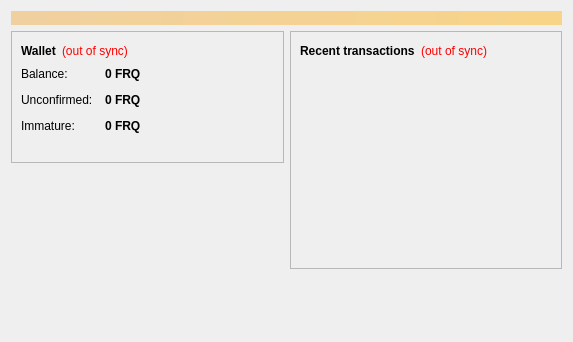
<?xml version="1.0" encoding="UTF-8"?>
<ui version="4.0">
 <class>OverviewPage</class>
 <widget class="QWidget" name="OverviewPage">
  <property name="geometry">
   <rect>
    <x>0</x>
    <y>0</y>
    <width>573</width>
    <height>342</height>
   </rect>
  </property>
  <property name="windowTitle">
   <string>Form</string>
  </property>
  <layout class="QVBoxLayout" name="topLayout">
   <item>
    <widget class="QLabel" name="labelAlerts">
     <property name="visible">
      <bool>false</bool>
     </property>
     <property name="styleSheet">
      <string notr="true">background-color: qlineargradient(x1: 0, y1: 0, x2: 1, y2: 0, stop:0 #F0D0A0, stop:1 #F8D488); color:#000000;</string>
     </property>
     <property name="wordWrap">
      <bool>true</bool>
     </property>
     <property name="margin">
      <number>3</number>
     </property>
    </widget>
   </item>
   <item>
    <layout class="QHBoxLayout" name="horizontalLayout" stretch="1,1">
     <item>
      <layout class="QVBoxLayout" name="verticalLayout_2">
       <item>
        <widget class="QFrame" name="frame">
         <property name="frameShape">
          <enum>QFrame::StyledPanel</enum>
         </property>
         <property name="frameShadow">
          <enum>QFrame::Raised</enum>
         </property>
         <layout class="QVBoxLayout" name="verticalLayout_4">
          <item>
           <layout class="QHBoxLayout" name="horizontalLayout_4">
            <item>
             <widget class="QLabel" name="label_5">
              <property name="font">
               <font>
                <weight>75</weight>
                <bold>true</bold>
               </font>
              </property>
              <property name="text">
               <string>Wallet</string>
              </property>
             </widget>
            </item>
            <item>
             <widget class="QLabel" name="labelWalletStatus">
              <property name="toolTip">
               <string>&lt;html&gt;&lt;head/&gt;&lt;body&gt;&lt;p&gt;The displayed information may be out of date. Your wallet automatically synchronizes with the FairQuark network after a connection is established, but this process has not completed yet.&lt;/p&gt;&lt;/body&gt;&lt;/html&gt;</string>
              </property>
              <property name="styleSheet">
               <string notr="true">QLabel { color: red; }</string>
              </property>
              <property name="text">
               <string notr="true">(out of sync)</string>
              </property>
              <property name="alignment">
               <set>Qt::AlignLeading|Qt::AlignLeft|Qt::AlignVCenter</set>
              </property>
             </widget>
            </item>
            <item>
             <spacer name="horizontalSpacer_2">
              <property name="orientation">
               <enum>Qt::Horizontal</enum>
              </property>
              <property name="sizeHint" stdset="0">
               <size>
                <width>40</width>
                <height>20</height>
               </size>
              </property>
             </spacer>
            </item>
           </layout>
          </item>
          <item>
           <layout class="QFormLayout" name="formLayout_2">
            <property name="fieldGrowthPolicy">
             <enum>QFormLayout::AllNonFixedFieldsGrow</enum>
            </property>
            <property name="horizontalSpacing">
             <number>12</number>
            </property>
            <property name="verticalSpacing">
             <number>12</number>
            </property>
            <item row="0" column="0">
             <widget class="QLabel" name="label">
              <property name="text">
               <string>Balance:</string>
              </property>
             </widget>
            </item>
            <item row="0" column="1">
             <widget class="QLabel" name="labelBalance">
              <property name="font">
               <font>
                <weight>75</weight>
                <bold>true</bold>
               </font>
              </property>
              <property name="cursor">
               <cursorShape>IBeamCursor</cursorShape>
              </property>
              <property name="toolTip">
               <string>Your current balance</string>
              </property>
              <property name="text">
               <string notr="true">0 FRQ</string>
              </property>
              <property name="textInteractionFlags">
               <set>Qt::LinksAccessibleByMouse|Qt::TextSelectableByKeyboard|Qt::TextSelectableByMouse</set>
              </property>
             </widget>
            </item>
            <item row="1" column="0">
             <widget class="QLabel" name="label_3">
              <property name="text">
               <string>Unconfirmed:</string>
              </property>
             </widget>
            </item>
            <item row="1" column="1">
             <widget class="QLabel" name="labelUnconfirmed">
              <property name="font">
               <font>
                <weight>75</weight>
                <bold>true</bold>
               </font>
              </property>
              <property name="cursor">
               <cursorShape>IBeamCursor</cursorShape>
              </property>
              <property name="toolTip">
               <string>Total of transactions that have yet to be confirmed, and do not yet count toward the current balance</string>
              </property>
              <property name="text">
               <string notr="true">0 FRQ</string>
              </property>
              <property name="textInteractionFlags">
               <set>Qt::LinksAccessibleByMouse|Qt::TextSelectableByKeyboard|Qt::TextSelectableByMouse</set>
              </property>
             </widget>
            </item>
            <item row="2" column="0">
             <widget class="QLabel" name="labelImmatureText">
              <property name="text">
               <string>Immature:</string>
              </property>
             </widget>
            </item>
            <item row="2" column="1">
             <widget class="QLabel" name="labelImmature">
              <property name="font">
               <font>
                <weight>75</weight>
                <bold>true</bold>
               </font>
              </property>
              <property name="toolTip">
               <string>Mined balance that has not yet matured</string>
              </property>
              <property name="text">
               <string notr="true">0 FRQ</string>
              </property>
              <property name="textInteractionFlags">
               <set>Qt::LinksAccessibleByMouse|Qt::TextSelectableByKeyboard|Qt::TextSelectableByMouse</set>
              </property>
             </widget>
            </item>
           </layout>
          </item>
          <item>
           <widget class="QLabel" name="label_wallet_bgcoin">
            <property name="text">
             <string/>
            </property>
            <property name="pixmap">
             <pixmap resource="../bitcoin.qrc">:/images/wallet_bgcoin</pixmap>
            </property>
            <property name="scaledContents">
             <bool>false</bool>
            </property>
            <property name="alignment">
             <set>Qt::AlignCenter</set>
            </property>
            <property name="margin">
             <number>-2</number>
            </property>
           </widget>
          </item>
         </layout>
        </widget>
       </item>
       <item>
        <spacer name="verticalSpacer">
         <property name="orientation">
          <enum>Qt::Vertical</enum>
         </property>
         <property name="sizeHint" stdset="0">
          <size>
           <width>20</width>
           <height>40</height>
          </size>
         </property>
        </spacer>
       </item>
      </layout>
     </item>
     <item>
      <layout class="QVBoxLayout" name="verticalLayout_3">
       <item>
        <widget class="QFrame" name="frame_2">
         <property name="frameShape">
          <enum>QFrame::StyledPanel</enum>
         </property>
         <property name="frameShadow">
          <enum>QFrame::Raised</enum>
         </property>
         <layout class="QVBoxLayout" name="verticalLayout">
          <item>
           <layout class="QHBoxLayout" name="horizontalLayout_2">
            <item>
             <widget class="QLabel" name="label_4">
              <property name="text">
               <string>&lt;b&gt;Recent transactions&lt;/b&gt;</string>
              </property>
             </widget>
            </item>
            <item>
             <widget class="QLabel" name="labelTransactionsStatus">
              <property name="toolTip">
               <string>&lt;html&gt;&lt;head/&gt;&lt;body&gt;&lt;p&gt;The displayed information may be out of date. Your wallet automatically synchronizes with the FairQuark network after a connection is established, but this process has not completed yet.&lt;/p&gt;&lt;/body&gt;&lt;/html&gt;</string>
              </property>
              <property name="styleSheet">
               <string notr="true">QLabel { color: red; }</string>
              </property>
              <property name="text">
               <string notr="true">(out of sync)</string>
              </property>
              <property name="alignment">
               <set>Qt::AlignRight|Qt::AlignTrailing|Qt::AlignVCenter</set>
              </property>
             </widget>
            </item>
            <item>
             <spacer name="horizontalSpacer">
              <property name="orientation">
               <enum>Qt::Horizontal</enum>
              </property>
              <property name="sizeHint" stdset="0">
               <size>
                <width>40</width>
                <height>20</height>
               </size>
              </property>
             </spacer>
            </item>
           </layout>
          </item>
          <item>
           <widget class="QListView" name="listTransactions">
            <property name="styleSheet">
             <string notr="true">QListView { background: transparent; }</string>
            </property>
            <property name="frameShape">
             <enum>QFrame::NoFrame</enum>
            </property>
            <property name="verticalScrollBarPolicy">
             <enum>Qt::ScrollBarAlwaysOff</enum>
            </property>
            <property name="horizontalScrollBarPolicy">
             <enum>Qt::ScrollBarAlwaysOff</enum>
            </property>
            <property name="selectionMode">
             <enum>QAbstractItemView::NoSelection</enum>
            </property>
           </widget>
          </item>
         </layout>
        </widget>
       </item>
       <item>
        <spacer name="verticalSpacer_2">
         <property name="orientation">
          <enum>Qt::Vertical</enum>
         </property>
         <property name="sizeHint" stdset="0">
          <size>
           <width>20</width>
           <height>40</height>
          </size>
         </property>
        </spacer>
       </item>
      </layout>
     </item>
    </layout>
   </item>
  </layout>
 </widget>
 <resources/>
 <connections/>
</ui>
